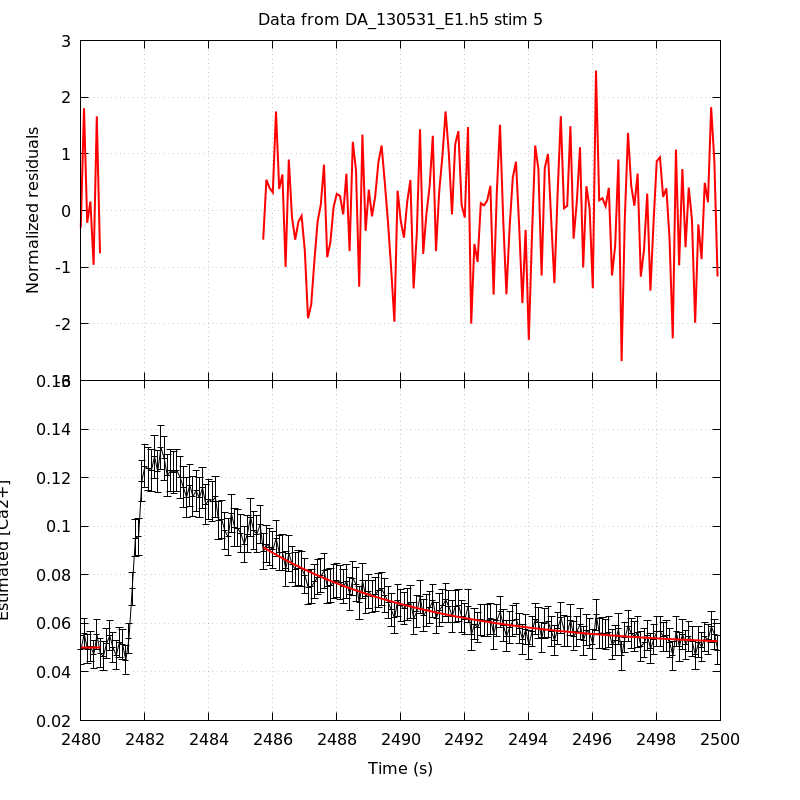

Generate this figure with gnuplot:
unset key
set grid
set multiplot title 'Data from DA_130531_E1.h5 stim 5' noenhanced layout 2,1 margins 0.1,0.9,0.1,0.95 spacing 0,0
set ylabel 'Normalized residuals'
set xtics format ''
plot 'DA_130531_E1_aba_RatioFit_s5' using 1:4 with lines linecolor rgb 'red' linewidth 2
set format x '%g'
set xlabel 'Time (s)'
set ylabel 'Estimated [Ca2+]'
plot 'DA_130531_E1_aba_CaRatio_s5' using 1:2:($3*1.96) with yerrorlines \
     linecolor rgb 'black' linewidth 1,                \
     'DA_130531_E1_aba_RatioFit_s5' using 1:3 with lines linecolor rgb 'red'\
     linewidth 2
unset multiplot
